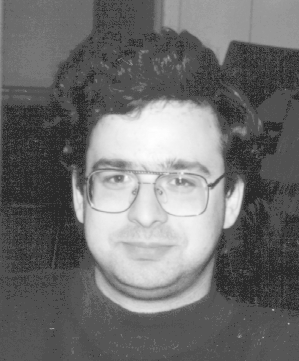
#> input picture lab2-3/pic/fce2.gif, 299 x 361 px
$ python main.py
#> lines starting #> are read from the running program, lines starting #| are printed output that depends on the picture
### lab2-3/src/edge_detection.py
def borders_operators(width, row, k, img_with_border):

    if len(k) == 4:
        v = [0, 0, 0, 0, 0, 0, 0, 0, 0]
        v[0] = k[0]
        v[1] = k[1]
        v[3] = k[2]
        v[4] = k[3]
        k.clear()
        k.extend(v)

    # Выходное изображение без рамки
    g_out = [0 for _ in range((width - 2) * (row - 2))]
    # Умножаем каждый пиксель на оператор
    for i in range(1, row - 1):
        for j in range(1, width - 1):
            g_out[(width - 2) * (i - 1) + (j - 1)] = img_with_border[width * (i - 1) + (j - 1)] * k[0] + \
                                                 img_with_border[width * (i - 1) + j] * k[1] + \
                                                 img_with_border[width * (i - 1) + (j + 1)] * k[2] + \
                                                 img_with_border[width * i + (j - 1)] * k[3] + \
                                                 img_with_border[width * i + j] * k[4] + \
                                                 img_with_border[width * i + (j + 1)] * k[5] + \
                                                 img_with_border[width * (i + 1) + (j - 1)] * k[6] + \
                                                 img_with_border[width * (i + 1) + j] * k[7] + \
                                                 img_with_border[width * (i + 1) + (j + 1)] * k[8]
    return g_out


def borders_filter(width, row, k, img_with_border):

    # Выходное изображение без рамки
    g_out = [0 for _ in range((width - 2) * (row - 2))]
    # Умножаем каждый пиксель на оператор
    for i in range(1, row - 1):
        for j in range(1, width - 1):
            g_out[(width - 2) * (i - 1) + (j - 1)] = (img_with_border[width * (i - 1) + (j - 1)] * k[0] + \
                                                 img_with_border[width * (i - 1) + j] * k[1] + \
                                                 img_with_border[width * (i - 1) + (j + 1)] * k[2] + \
                                                 img_with_border[width * i + (j - 1)] * k[3] + \
                                                 img_with_border[width * i + j] * k[4] + \
                                                 img_with_border[width * i + (j + 1)] * k[5] + \
                                                 img_with_border[width * (i + 1) + (j - 1)] * k[6] + \
                                                 img_with_border[width * (i + 1) + j] * k[7] + \
                                                 img_with_border[width * (i + 1) + (j + 1)] * k[8])/16
    return g_out


def norm(rawpoints, high, low):
    OldMax = max(rawpoints)
    OldMin = min(rawpoints)
    OldRange = (OldMax - OldMin)

    NewRange = (high - low)
    NewValue = [(((OldValue - OldMin) * NewRange) / OldRange) + low for OldValue in rawpoints]
    return NewValue

# [4 lines that do not run on import are left out]

### lab2-3/src/image_url.py
import os

def get_url(name):
    """""
    Выдает путь на один уровень выше,
    чем местоположение данного скрипта.
    """""
    script_dir = os.path.dirname(__file__)
    file_path = os.path.join(script_dir, "../"+name)
    return file_path

### lab2-3/src/main.py
from PIL import Image, ImageOps
from math import fabs
from src.edge_detection import borders_operators, borders_filter, norm
from src import image_url, global_values


# Преобразование цветного изображения в оттенки серого
def rgb_to_gray(r, g, b):
    return 0.2989 * r + 0.5876 * g + 0.1148 * b


# Выполнение лабораторной работы №3

# Матрица Лапласиана для выдиления границ
laplasian = [-1, -1, -1, -1, 8, -1, -1, -1, -1]
# Фильтр Гаусса
gauss_filt = [1, 2, 1, 2, 4, 2, 1, 2, 1]

# Преобразование изображение в оттенки серого
# Открытие изображения
img = Image.open(image_url.get_url(global_values.INPUT_IMAGE)).convert('RGB')
#> img is the input picture: PIL image 299x361 RGB; min 42, max 255, mean 110.7

# Изменение цвета пикселей в оттенки серого
pixels = list(img.getdata())
#> pixels = 107939 items
gray_pixel = [rgb_to_gray(*pixel) for pixel in pixels]
#> gray_pixel = 107939 items

# Сохранение изображения в оттенках серого с одним каналом (L)
gray_image = Image.new("L", img.size)
#> gray_image: PIL image 299x361 L; every value is 0
gray_image.putdata(gray_pixel)
gray_image.save(image_url.get_url(global_values.IMAGE_GRAY))

# Задаем рамку исходному изображению (1 пиксель)
image_with_empty_border = ImageOps.expand(gray_image, border=1, fill=255)
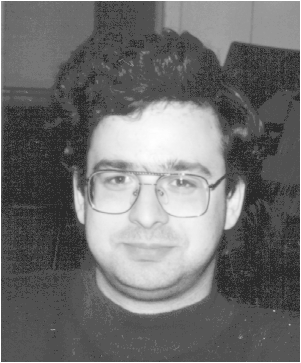
#> image_with_empty_border: PIL image 301x363 L; min 42, max 255, mean 112.5

# Получаем количество пикселей по осям X, Y
x = image_with_empty_border.size[0]
#> x = 301
y = image_with_empty_border.size[1]
#> y = 363

img_without_border = list(gray_image.getdata())
#> img_without_border = 107939 items

# Инициализируем матрицу изображения размером изображения без рамки
g = img_without_border[:]
#> g = 107939 items
img_input = g[:]
#> img_input = 107939 items

# Получаем список пикселей изображения с пустой рамкой
img_with_border = list(image_with_empty_border.getdata())
#> img_with_border = 109263 items

# Заполняем рамку изображения соседними цветами
for i in range(x):
    img_with_border[i] = img_with_border[i + x]
    img_with_border[i + x * (y - 1)] = img_with_border[i + x * (y - 2)]

for i in range(y):
    img_with_border[i * x] = img_with_border[i * x + 1]
    img_with_border[i * x + x - 1] = img_with_border[i * x + x - 2]


# Задание №1. Фильтр Гаусса
image_gauss = borders_filter(x, y, gauss_filt, img_with_border)
#> after the loop in borders_filter, `for i in range(1, row - 1):`: g_out = 107939 items
#> image_gauss = 107939 items

# Сохранение изображений в оттенках серого с одним каналом (L)
gauss_image = Image.new("L", img.size)
gauss_image.putdata(image_gauss)
gauss_image.save(image_url.get_url(global_values.IMAGE_GAUSSFIL))

# Задание №2. Применение Лапласиана для выдиления границ

img_ga = Image.open(image_url.get_url(global_values.IMAGE_GAUSSFIL)).convert('L')


# Задаем рамку исходному изображению (1 пиксель)
image_with_empty_border_fill = ImageOps.expand(img_ga, border=1, fill=255)


# Получаем количество пикселей по осям X, Y
x2 = image_with_empty_border_fill.size[0]
#> x2 = 301
y2 = image_with_empty_border_fill.size[1]
#> y2 = 363

# Получаем список пикселей изображения с пустой рамкой
img_with_border2 = list(image_with_empty_border_fill.getdata())
#> img_with_border2 = 109263 items

# Заполняем рамку изображения соседними цветами
for i in range(x):
    img_with_border2[i] = img_with_border2[i + x]
    img_with_border2[i + x * (y - 1)] = img_with_border2[i + x * (y - 2)]

for i in range(y):
    img_with_border2[i * x] = img_with_border2[i * x + 1]
    img_with_border2[i * x + x - 1] = img_with_border2[i * x + x - 2]


# Умножаем каждый пиксель изображения на матрицу оператора
g_lap = borders_operators(x, y, laplasian, img_with_border2)
#> after the loop in borders_operators, `for i in range(1, row - 1):`: g_out = 107939 items
#> g_lap = 107939 items

# Сохранение изображений в оттенках серого с одним каналом (L)
lap_image = Image.new("L", img.size)
lap_image.putdata(g_lap)
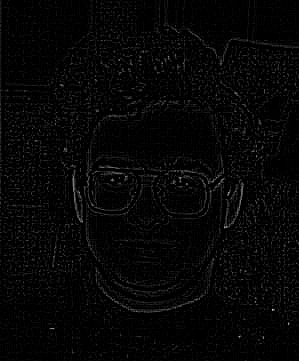
#> lap_image: PIL image 299x361 L; min 0, max 204, mean 6
lap_image.save(image_url.get_url(global_values.IMAGE_LAPLASIAN))


img_la = Image.open(image_url.get_url(global_values.IMAGE_LAPLASIAN)).convert('L')

img_lap = list(img_la.getdata())
#> img_lap = 107939 items

# Задание №3. Повышение резкости на 30%
print(min(img_lap), max(img_lap))
#| 0 200
image_norm = norm(img_lap, high=1.5, low=1)
#> in norm, `OldMax = max(rawpoints)`: OldMax = 200
#> in norm, `OldMin = min(rawpoints)`: OldMin = 0
#> in norm, `OldRange = (OldMax - OldMin)`: OldRange = 200
#> in norm, `NewValue = [(((OldValue - OldMin) * NewRange) / OldRange) + low for Ol..`: NewValue = 107939 items
#> image_norm = 107939 items

result = [x for x in map(lambda x, y: x*y, image_norm, img_input)]
#> result = 107939 items

# Сохранение изображений в оттенках серого с одним каналом (L)
res_image = Image.new("L", img.size)
res_image.putdata(result)
res_image.save(image_url.get_url(global_values.IMAGE_RESULT))

$ run again, with lab2-3/pic/3.jpg saved as lab2-3/pic/fce2.gif
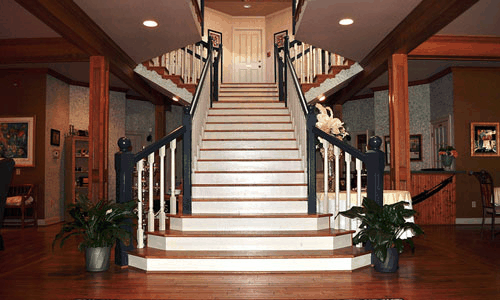
#> input picture lab2-3/pic/3.jpg, 500 x 300 px
#> img is the input picture: PIL image 500x300 RGB; mean R, G, B 111.1, 83.4, 69.9
#> pixels = 150000 items
#> img_with_border = 151604 items
#> after the loop in borders_filter, `for i in range(1, row - 1):`: g_out = 150000 items
#> img_with_border2 = 151604 items
#> after the loop in borders_operators, `for i in range(1, row - 1):`: g_out = 150000 items
#> `lap_image.putdata(g_lap)`:
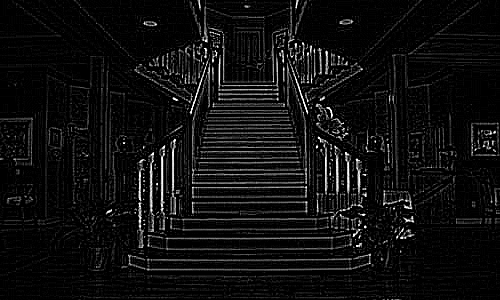
#> lap_image: PIL image 500x300 L; min 0, max 255, mean 15.6
#| 0 255
#> OldMax = 255
#> OldMin = 0
#> OldRange = 255
#> NewValue = 150000 items
#> `res_image.putdata(result)`:
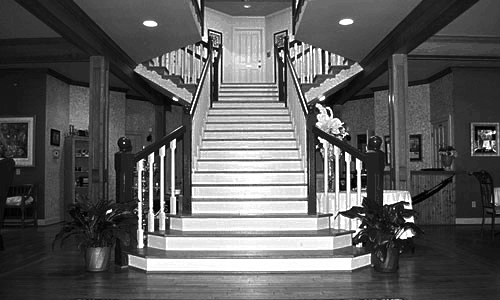
#> res_image: PIL image 500x300 L; min 2, max 255, mean 92.9
